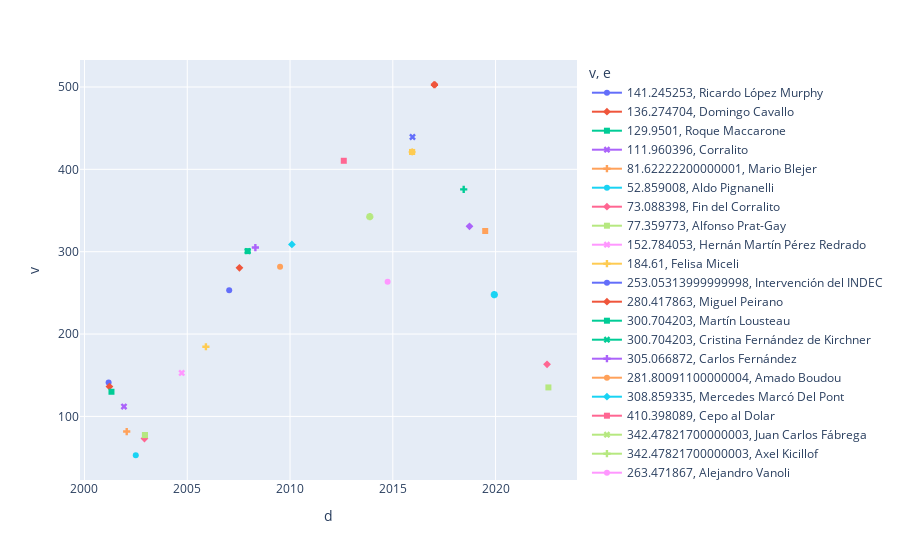

The code cell stored with this chart in its notebook:
### Code cell
# 2) luego realizo el gráfico
df = dfc
fig = px.line(df, x=dfc['d'], y=dfc['v'], color= dfc['v'], symbol= dfc['e'])
fig.show()

### Figure 1 — Plotly figure (JSON) as saved in the notebook; plotly's stock layout.template omitted (floating-point values rounded to 4 significant figures)
{"data": [{"hovertemplate": "v=%{y}<br>e=Ricardo López Murphy<br>d=%{x}<extra></extra>", "legendgroup": "141.245253, Ricardo López Murphy", "line": {"color": "#636efa", "dash": "solid"}, "marker": {"symbol": "circle"}, "mode": "markers+lines", "name": "141.245253, Ricardo López Murphy", "orientation": "v", "showlegend": true, "type": "scatter", "x": ["2001-03-05T00:00:00"], "xaxis": "x", "y": [141.2], "yaxis": "y"}, {"hovertemplate": "v=%{y}<br>e=Domingo Cavallo<br>d=%{x}<extra></extra>", "legendgroup": "136.274704, Domingo Cavallo", "line": {"color": "#EF553B", "dash": "solid"}, "marker": {"symbol": "diamond"}, "mode": "markers+lines", "name": "136.274704, Domingo Cavallo", "orientation": "v", "showlegend": true, "type": "scatter", "x": ["2001-03-20T00:00:00"], "xaxis": "x", "y": [136.3], "yaxis": "y"}, {"hovertemplate": "v=%{y}<br>e=Roque Maccarone<br>d=%{x}<extra></extra>", "legendgroup": "129.9501, Roque Maccarone", "line": {"color": "#00cc96", "dash": "solid"}, "marker": {"symbol": "square"}, "mode": "markers+lines", "name": "129.9501, Roque Maccarone", "orientation": "v", "showlegend": true, "type": "scatter", "x": ["2001-04-25T00:00:00"], "xaxis": "x", "y": [130.0], "yaxis": "y"}, {"hovertemplate": "v=%{y}<br>e=Corralito<br>d=%{x}<extra></extra>", "legendgroup": "111.960396, Corralito", "line": {"color": "#ab63fa", "dash": "solid"}, "marker": {"symbol": "x"}, "mode": "markers+lines", "name": "111.960396, Corralito", "orientation": "v", "showlegend": true, "type": "scatter", "x": ["2001-12-03T00:00:00"], "xaxis": "x", "y": [112.0], "yaxis": "y"}, {"hovertemplate": "v=%{y}<br>e=Mario Blejer<br>d=%{x}<extra></extra>", "legendgroup": "81.62222200000001, Mario Blejer", "line": {"color": "#FFA15A", "dash": "solid"}, "marker": {"symbol": "cross"}, "mode": "markers+lines", "name": "81.62222200000001, Mario Blejer", "orientation": "v", "showlegend": true, "type": "scatter", "x": ["2002-01-21T00:00:00"], "xaxis": "x", "y": [81.62], "yaxis": "y"}, {"hovertemplate": "v=%{y}<br>e=Aldo Pignanelli<br>d=%{x}<extra></extra>", "legendgroup": "52.859008, Aldo Pignanelli", "line": {"color": "#19d3f3", "dash": "solid"}, "marker": {"symbol": "circle"}, "mode": "markers+lines", "name": "52.859008, Aldo Pignanelli", "orientation": "v", "showlegend": true, "type": "scatter", "x": ["2002-07-01T00:00:00"], "xaxis": "x", "y": [52.86], "yaxis": "y"}, {"hovertemplate": "v=%{y}<br>e=Fin del Corralito<br>d=%{x}<extra></extra>", "legendgroup": "73.088398, Fin del Corralito", "line": {"color": "#FF6692", "dash": "solid"}, "marker": {"symbol": "diamond"}, "mode": "markers+lines", "name": "73.088398, Fin del Corralito", "orientation": "v", "showlegend": true, "type": "scatter", "x": ["2002-12-02T00:00:00"], "xaxis": "x", "y": [73.09], "yaxis": "y"}, {"hovertemplate": "v=%{y}<br>e=Alfonso Prat-Gay<br>d=%{x}<extra></extra>", "legendgroup": "77.359773, Alfonso Prat-Gay", "line": {"color": "#B6E880", "dash": "solid"}, "marker": {"symbol": "square"}, "mode": "markers+lines", "name": "77.359773, Alfonso Prat-Gay", "orientation": "v", "showlegend": true, "type": "scatter", "x": ["2002-12-11T00:00:00", "2002-12-11T00:00:00"], "xaxis": "x", "y": [77.36, 77.36], "yaxis": "y"}, {"hovertemplate": "v=%{y}<br>e=Hernán Martín Pérez Redrado<br>d=%{x}<extra></extra>", "legendgroup": "152.784053, Hernán Martín Pérez Redrado", "line": {"color": "#FF97FF", "dash": "solid"}, "marker": {"symbol": "x"}, "mode": "markers+lines", "name": "152.784053, Hernán Martín Pérez Redrado", "orientation": "v", "showlegend": true, "type": "scatter", "x": ["2004-09-24T00:00:00"], "xaxis": "x", "y": [152.8], "yaxis": "y"}, {"hovertemplate": "v=%{y}<br>e=Felisa Miceli<br>d=%{x}<extra></extra>", "legendgroup": "184.61, Felisa Miceli", "line": {"color": "#FECB52", "dash": "solid"}, "marker": {"symbol": "cross"}, "mode": "markers+lines", "name": "184.61, Felisa Miceli", "orientation": "v", "showlegend": true, "type": "scatter", "x": ["2005-11-28T00:00:00"], "xaxis": "x", "y": [184.6], "yaxis": "y"}, {"hovertemplate": "v=%{y}<br>e=Intervención del INDEC<br>d=%{x}<extra></extra>", "legendgroup": "253.05313999999998, Intervención del INDEC", "line": {"color": "#636efa", "dash": "solid"}, "marker": {"symbol": "circle"}, "mode": "markers+lines", "name": "253.05313999999998, Intervención del INDEC", "orientation": "v", "showlegend": true, "type": "scatter", "x": ["2007-01-16T00:00:00"], "xaxis": "x", "y": [253.1], "yaxis": "y"}, {"hovertemplate": "v=%{y}<br>e=Miguel Peirano<br>d=%{x}<extra></extra>", "legendgroup": "280.417863, Miguel Peirano", "line": {"color": "#EF553B", "dash": "solid"}, "marker": {"symbol": "diamond"}, "mode": "markers+lines", "name": "280.417863, Miguel Peirano", "orientation": "v", "showlegend": true, "type": "scatter", "x": ["2007-07-17T00:00:00"], "xaxis": "x", "y": [280.4], "yaxis": "y"}, {"hovertemplate": "v=%{y}<br>e=Martín Lousteau<br>d=%{x}<extra></extra>", "legendgroup": "300.704203, Martín Lousteau", "line": {"color": "#00cc96", "dash": "solid"}, "marker": {"symbol": "square"}, "mode": "markers+lines", "name": "300.704203, Martín Lousteau", "orientation": "v", "showlegend": true, "type": "scatter", "x": ["2007-12-10T00:00:00"], "xaxis": "x", "y": [300.7], "yaxis": "y"}, {"hovertemplate": "v=%{y}<br>e=Cristina Fernández de Kirchner<br>d=%{x}<extra></extra>", "legendgroup": "300.704203, Cristina Fernández de Kirchner", "line": {"color": "#00cc96", "dash": "solid"}, "marker": {"symbol": "x"}, "mode": "markers+lines", "name": "300.704203, Cristina Fernández de Kirchner", "orientation": "v", "showlegend": true, "type": "scatter", "x": ["2007-12-10T00:00:00"], "xaxis": "x", "y": [300.7], "yaxis": "y"}, {"hovertemplate": "v=%{y}<br>e=Carlos Fernández<br>d=%{x}<extra></extra>", "legendgroup": "305.066872, Carlos Fernández", "line": {"color": "#ab63fa", "dash": "solid"}, "marker": {"symbol": "cross"}, "mode": "markers+lines", "name": "305.066872, Carlos Fernández", "orientation": "v", "showlegend": true, "type": "scatter", "x": ["2008-04-25T00:00:00"], "xaxis": "x", "y": [305.1], "yaxis": "y"}, {"hovertemplate": "v=%{y}<br>e=Amado Boudou<br>d=%{x}<extra></extra>", "legendgroup": "281.80091100000004, Amado Boudou", "line": {"color": "#FFA15A", "dash": "solid"}, "marker": {"symbol": "circle"}, "mode": "markers+lines", "name": "281.80091100000004, Amado Boudou", "orientation": "v", "showlegend": true, "type": "scatter", "x": ["2009-07-08T00:00:00"], "xaxis": "x", "y": [281.8], "yaxis": "y"}, {"hovertemplate": "v=%{y}<br>e=Mercedes Marcó Del Pont<br>d=%{x}<extra></extra>", "legendgroup": "308.859335, Mercedes Marcó Del Pont", "line": {"color": "#19d3f3", "dash": "solid"}, "marker": {"symbol": "diamond"}, "mode": "markers+lines", "name": "308.859335, Mercedes Marcó Del Pont", "orientation": "v", "showlegend": true, "type": "scatter", "x": ["2010-02-03T00:00:00"], "xaxis": "x", "y": [308.9], "yaxis": "y"}, {"hovertemplate": "v=%{y}<br>e=Cepo al Dolar<br>d=%{x}<extra></extra>", "legendgroup": "410.398089, Cepo al Dolar", "line": {"color": "#FF6692", "dash": "solid"}, "marker": {"symbol": "square"}, "mode": "markers+lines", "name": "410.398089, Cepo al Dolar", "orientation": "v", "showlegend": true, "type": "scatter", "x": ["2012-08-13T00:00:00"], "xaxis": "x", "y": [410.4], "yaxis": "y"}, {"hovertemplate": "v=%{y}<br>e=Juan Carlos Fábrega<br>d=%{x}<extra></extra>", "legendgroup": "342.47821700000003, Juan Carlos Fábrega", "line": {"color": "#B6E880", "dash": "solid"}, "marker": {"symbol": "x"}, "mode": "markers+lines", "name": "342.47821700000003, Juan Carlos Fábrega", "orientation": "v", "showlegend": true, "type": "scatter", "x": ["2013-11-18T00:00:00"], "xaxis": "x", "y": [342.5], "yaxis": "y"}, {"hovertemplate": "v=%{y}<br>e=Axel Kicillof<br>d=%{x}<extra></extra>", "legendgroup": "342.47821700000003, Axel Kicillof", "line": {"color": "#B6E880", "dash": "solid"}, "marker": {"symbol": "cross"}, "mode": "markers+lines", "name": "342.47821700000003, Axel Kicillof", "orientation": "v", "showlegend": true, "type": "scatter", "x": ["2013-11-18T00:00:00"], "xaxis": "x", "y": [342.5], "yaxis": "y"}, {"hovertemplate": "v=%{y}<br>e=Alejandro Vanoli<br>d=%{x}<extra></extra>", "legendgroup": "263.471867, Alejandro Vanoli", "line": {"color": "#FF97FF", "dash": "solid"}, "marker": {"symbol": "circle"}, "mode": "markers+lines", "name": "263.471867, Alejandro Vanoli", "orientation": "v", "showlegend": true, "type": "scatter", "x": ["2014-10-01T00:00:00"], "xaxis": "x", "y": [263.5], "yaxis": "y"}, {"hovertemplate": "v=%{y}<br>e=Alfonso Prat-Gay<br>d=%{x}<extra></extra>", "legendgroup": "421.109005, Alfonso Prat-Gay", "line": {"color": "#FECB52", "dash": "solid"}, "marker": {"symbol": "square"}, "mode": "markers+lines", "name": "421.109005, Alfonso Prat-Gay", "orientation": "v", "showlegend": true, "type": "scatter", "x": ["2015-12-10T00:00:00"], "xaxis": "x", "y": [421.1], "yaxis": "y"}, {"hovertemplate": "v=%{y}<br>e=Federico Sturzenegger<br>d=%{x}<extra></extra>", "legendgroup": "421.109005, Federico Sturzenegger", "line": {"color": "#FECB52", "dash": "solid"}, "marker": {"symbol": "diamond"}, "mode": "markers+lines", "name": "421.109005, Federico Sturzenegger", "orientation": "v", "showlegend": true, "type": "scatter", "x": ["2015-12-10T00:00:00"], "xaxis": "x", "y": [421.1], "yaxis": "y"}, {"hovertemplate": "v=%{y}<br>e=Mauricio Macri<br>d=%{x}<extra></extra>", "legendgroup": "421.109005, Mauricio Macri", "line": {"color": "#FECB52", "dash": "solid"}, "marker": {"symbol": "square"}, "mode": "markers+lines", "name": "421.109005, Mauricio Macri", "orientation": "v", "showlegend": true, "type": "scatter", "x": ["2015-12-10T00:00:00"], "xaxis": "x", "y": [421.1], "yaxis": "y"}, {"hovertemplate": "v=%{y}<br>e=Levantamiento del Cepo al Dolar<br>d=%{x}<extra></extra>", "legendgroup": "439.255571, Levantamiento del Cepo al Dolar", "line": {"color": "#636efa", "dash": "solid"}, "marker": {"symbol": "x"}, "mode": "markers+lines", "name": "439.255571, Levantamiento del Cepo al Dolar", "orientation": "v", "showlegend": true, "type": "scatter", "x": ["2015-12-17T00:00:00"], "xaxis": "x", "y": [439.3], "yaxis": "y"}, {"hovertemplate": "v=%{y}<br>e=Luis Caputo<br>d=%{x}<extra></extra>", "legendgroup": "502.70801200000005, Luis Caputo", "line": {"color": "#EF553B", "dash": "solid"}, "marker": {"symbol": "cross"}, "mode": "markers+lines", "name": "502.70801200000005, Luis Caputo", "orientation": "v", "showlegend": true, "type": "scatter", "x": ["2017-01-10T00:00:00"], "xaxis": "x", "y": [502.7], "yaxis": "y"}, {"hovertemplate": "v=%{y}<br>e=Nicolas Dujovne<br>d=%{x}<extra></extra>", "legendgroup": "502.70801200000005, Nicolas Dujovne", "line": {"color": "#EF553B", "dash": "solid"}, "marker": {"symbol": "circle"}, "mode": "markers+lines", "name": "502.70801200000005, Nicolas Dujovne", "orientation": "v", "showlegend": true, "type": "scatter", "x": ["2017-01-10T00:00:00"], "xaxis": "x", "y": [502.7], "yaxis": "y"}, {"hovertemplate": "v=%{y}<br>e=Luis Caputo<br>d=%{x}<extra></extra>", "legendgroup": "375.650896, Luis Caputo", "line": {"color": "#00cc96", "dash": "solid"}, "marker": {"symbol": "cross"}, "mode": "markers+lines", "name": "375.650896, Luis Caputo", "orientation": "v", "showlegend": true, "type": "scatter", "x": ["2018-06-14T00:00:00"], "xaxis": "x", "y": [375.7], "yaxis": "y"}, {"hovertemplate": "v=%{y}<br>e=Guido Sandleris<br>d=%{x}<extra></extra>", "legendgroup": "330.83346400000005, Guido Sandleris", "line": {"color": "#ab63fa", "dash": "solid"}, "marker": {"symbol": "diamond"}, "mode": "markers+lines", "name": "330.83346400000005, Guido Sandleris", "orientation": "v", "showlegend": true, "type": "scatter", "x": ["2018-09-25T00:00:00"], "xaxis": "x", "y": [330.8], "yaxis": "y"}, {"hovertemplate": "v=%{y}<br>e=Hernán Lacunza<br>d=%{x}<extra></extra>", "legendgroup": "325.150978, Hernán Lacunza", "line": {"color": "#FFA15A", "dash": "solid"}, "marker": {"symbol": "square"}, "mode": "markers+lines", "name": "325.150978, Hernán Lacunza", "orientation": "v", "showlegend": true, "type": "scatter", "x": ["2019-07-01T00:00:00"], "xaxis": "x", "y": [325.2], "yaxis": "y"}, {"hovertemplate": "v=%{y}<br>e=Miguel Ángel Pesce<br>d=%{x}<extra></extra>", "legendgroup": "247.84244600000002, Miguel Ángel Pesce", "line": {"color": "#19d3f3", "dash": "solid"}, "marker": {"symbol": "x"}, "mode": "markers+lines", "name": "247.84244600000002, Miguel Ángel Pesce", "orientation": "v", "showlegend": true, "type": "scatter", "x": ["2019-12-10T00:00:00"], "xaxis": "x", "y": [247.8], "yaxis": "y"}, {"hovertemplate": "v=%{y}<br>e=Martín Guzmán<br>d=%{x}<extra></extra>", "legendgroup": "247.84244600000002, Martín Guzmán", "line": {"color": "#19d3f3", "dash": "solid"}, "marker": {"symbol": "cross"}, "mode": "markers+lines", "name": "247.84244600000002, Martín Guzmán", "orientation": "v", "showlegend": true, "type": "scatter", "x": ["2019-12-10T00:00:00"], "xaxis": "x", "y": [247.8], "yaxis": "y"}, {"hovertemplate": "v=%{y}<br>e=Alberto Fernández<br>d=%{x}<extra></extra>", "legendgroup": "247.84244600000002, Alberto Fernández", "line": {"color": "#19d3f3", "dash": "solid"}, "marker": {"symbol": "circle"}, "mode": "markers+lines", "name": "247.84244600000002, Alberto Fernández", "orientation": "v", "showlegend": true, "type": "scatter", "x": ["2019-12-10T00:00:00"], "xaxis": "x", "y": [247.8], "yaxis": "y"}, {"hovertemplate": "v=%{y}<br>e=Silvina Batakis<br>d=%{x}<extra></extra>", "legendgroup": "163.245808, Silvina Batakis", "line": {"color": "#FF6692", "dash": "solid"}, "marker": {"symbol": "diamond"}, "mode": "markers+lines", "name": "163.245808, Silvina Batakis", "orientation": "v", "showlegend": true, "type": "scatter", "x": ["2022-07-04T00:00:00"], "xaxis": "x", "y": [163.2], "yaxis": "y"}, {"hovertemplate": "v=%{y}<br>e=Sergio Massa<br>d=%{x}<extra></extra>", "legendgroup": "135.215764, Sergio Massa", "line": {"color": "#B6E880", "dash": "solid"}, "marker": {"symbol": "square"}, "mode": "markers+lines", "name": "135.215764, Sergio Massa", "orientation": "v", "showlegend": true, "type": "scatter", "x": ["2022-07-28T00:00:00"], "xaxis": "x", "y": [135.2], "yaxis": "y"}], "layout": {"legend": {"title": {"text": "v, e"}, "tracegroupgap": 0}, "margin": {"t": 60}, "xaxis": {"anchor": "y", "domain": [0, 1], "title": {"text": "d"}}, "yaxis": {"anchor": "x", "categoryarray": [135.2, 163.2, 247.8, 325.2, 330.8, 375.7, 502.7, 439.3, 421.1, 263.5, 342.5, 410.4, 308.9, 281.8, 305.1, 300.7, 280.4, 253.1, 184.6, 152.8, 77.36, 73.09, 52.86, 81.62, 112.0, 130.0, 136.3, 141.2], "categoryorder": "array", "domain": [0, 1], "title": {"text": "v"}}}}
